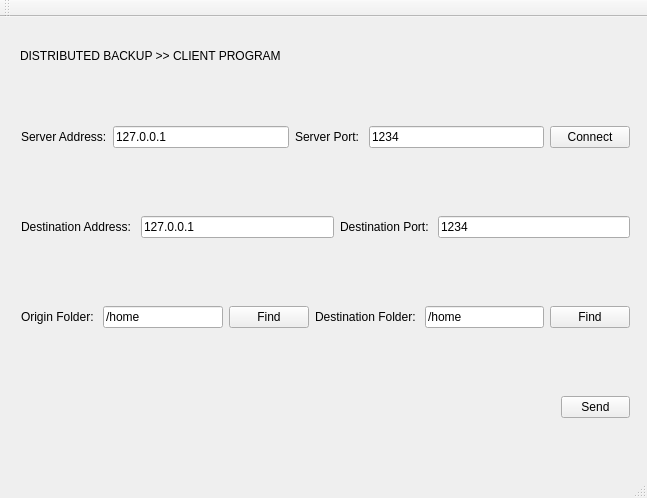
<?xml version="1.0" encoding="UTF-8"?>
<ui version="4.0">
 <class>Client</class>
 <widget class="QMainWindow" name="Client">
  <property name="geometry">
   <rect>
    <x>0</x>
    <y>0</y>
    <width>647</width>
    <height>498</height>
   </rect>
  </property>
  <property name="windowTitle">
   <string>Client</string>
  </property>
  <widget class="QWidget" name="centralWidget">
   <widget class="QWidget" name="horizontalLayoutWidget">
    <property name="geometry">
     <rect>
      <x>10</x>
      <y>80</y>
      <width>631</width>
      <height>80</height>
     </rect>
    </property>
    <layout class="QHBoxLayout" name="ServerLayout">
     <item>
      <widget class="QLabel" name="ServerAddressLabel">
       <property name="text">
        <string>Server Address:</string>
       </property>
      </widget>
     </item>
     <item>
      <widget class="QLineEdit" name="ServerAddressLineEdit">
       <property name="text">
        <string>127.0.0.1</string>
       </property>
      </widget>
     </item>
     <item>
      <widget class="QLabel" name="ServerPortLabel">
       <property name="text">
        <string>Server Port: </string>
       </property>
      </widget>
     </item>
     <item>
      <widget class="QLineEdit" name="ServerPortLineEdit">
       <property name="text">
        <string>1234</string>
       </property>
      </widget>
     </item>
     <item>
      <widget class="QPushButton" name="ConnectPushButton">
       <property name="text">
        <string>Connect</string>
       </property>
      </widget>
     </item>
    </layout>
   </widget>
   <widget class="QWidget" name="horizontalLayoutWidget_2">
    <property name="geometry">
     <rect>
      <x>10</x>
      <y>170</y>
      <width>631</width>
      <height>80</height>
     </rect>
    </property>
    <layout class="QHBoxLayout" name="DestinationLayout">
     <item>
      <widget class="QLabel" name="DestinatioAddressLabel">
       <property name="text">
        <string>Destination Address: </string>
       </property>
      </widget>
     </item>
     <item>
      <widget class="QLineEdit" name="DestinatioAddressLineEdit">
       <property name="text">
        <string>127.0.0.1</string>
       </property>
      </widget>
     </item>
     <item>
      <widget class="QLabel" name="DestinationPortLabel">
       <property name="text">
        <string>Destination Port: </string>
       </property>
      </widget>
     </item>
     <item>
      <widget class="QLineEdit" name="DestinationPortLineEdit">
       <property name="text">
        <string>1234</string>
       </property>
      </widget>
     </item>
    </layout>
   </widget>
   <widget class="QWidget" name="horizontalLayoutWidget_3">
    <property name="geometry">
     <rect>
      <x>10</x>
      <y>260</y>
      <width>631</width>
      <height>80</height>
     </rect>
    </property>
    <layout class="QHBoxLayout" name="FolderLayout">
     <item>
      <widget class="QLabel" name="OriginFolderLabel">
       <property name="text">
        <string>Origin Folder: </string>
       </property>
      </widget>
     </item>
     <item>
      <widget class="QLineEdit" name="OriginFolderLineEdit">
       <property name="text">
        <string>/home</string>
       </property>
      </widget>
     </item>
     <item>
      <widget class="QPushButton" name="OriginFindPushButton">
       <property name="text">
        <string>Find</string>
       </property>
      </widget>
     </item>
     <item>
      <widget class="QLabel" name="DestinationFolderLabel">
       <property name="text">
        <string>Destination Folder: </string>
       </property>
      </widget>
     </item>
     <item>
      <widget class="QLineEdit" name="DestinationFolderLineEdit">
       <property name="text">
        <string>/home</string>
       </property>
      </widget>
     </item>
     <item>
      <widget class="QPushButton" name="DestinationFindPushButton">
       <property name="text">
        <string>Find</string>
       </property>
      </widget>
     </item>
    </layout>
   </widget>
   <widget class="QWidget" name="horizontalLayoutWidget_4">
    <property name="geometry">
     <rect>
      <x>550</x>
      <y>350</y>
      <width>91</width>
      <height>80</height>
     </rect>
    </property>
    <layout class="QHBoxLayout" name="StartButtonLayout">
     <item>
      <widget class="QPushButton" name="SendPushButton">
       <property name="text">
        <string>Send</string>
       </property>
      </widget>
     </item>
    </layout>
   </widget>
   <widget class="QLabel" name="TittleLabel">
    <property name="geometry">
     <rect>
      <x>20</x>
      <y>30</y>
      <width>671</width>
      <height>17</height>
     </rect>
    </property>
    <property name="text">
     <string>DISTRIBUTED BACKUP &gt;&gt; CLIENT PROGRAM</string>
    </property>
   </widget>
  </widget>
  <widget class="QMenuBar" name="menuBar">
   <property name="geometry">
    <rect>
     <x>0</x>
     <y>0</y>
     <width>647</width>
     <height>22</height>
    </rect>
   </property>
  </widget>
  <widget class="QToolBar" name="mainToolBar">
   <attribute name="toolBarArea">
    <enum>TopToolBarArea</enum>
   </attribute>
   <attribute name="toolBarBreak">
    <bool>false</bool>
   </attribute>
  </widget>
  <widget class="QStatusBar" name="statusBar"/>
 </widget>
 <layoutdefault spacing="6" margin="11"/>
 <resources/>
 <connections/>
</ui>
